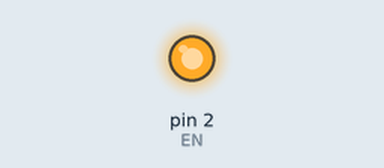
A sketch run on a simulated Arduino Uno, built with avr-gcc and run on an emulated ATmega328P. On the bench: output pins drawn as LEDs (lit = HIGH). What the sketch prints to the serial monitor is not drawn.

Above: at 0.1 s.
Timing chart, 0 to 1.6 s (numbered marks = the images above):
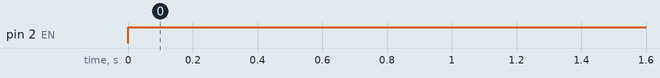

Measured:
- by itself, pin 2 (EN): LOW → HIGH at 0.00 s

The sketch:

RS485TransmitData.ino
```cpp
// DFR0219 example code to transmit data

// With the board set to PROG the output goes to the Serial Monitor if the speed is set correctly.

int EN = 2;  // RS485 enable/disable pin for Rx/Tx
// High to transmit, low to receive.

// Add flashing of LED pin.
int ledPin = 13;


void setup() {
  // put your setup code here, to run once:
  pinMode(EN, OUTPUT);
  Serial.begin(19200);
}

void loop() {
  // put your main code here, to run repeatedly:
  digitalWrite(EN, HIGH); // Enable data transmit
  Serial.print('A');
  digitalWrite(ledPin, HIGH);
  delay(500);
  digitalWrite(ledPin, LOW);
  delay(500);
  //delay(1000);
}
```
